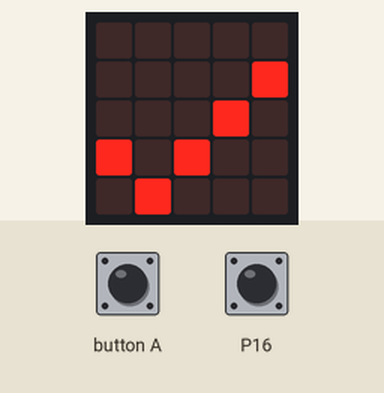
A program run on a simulated BBC micro:bit (MakeCode). Parts: the board's 5×5 LED display. The test bench sets the inputs (shaded band); at power-on: P16 LOW.

Above: at 1.8 s.
1.9 s: P16 pulled HIGH for 0.15 s
At 2.4 s:
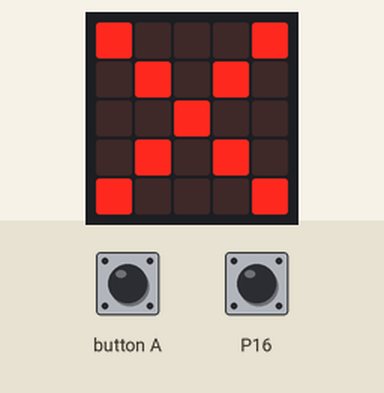
3.5 s: button A pressed for 0.15 s
At 4.2 s:
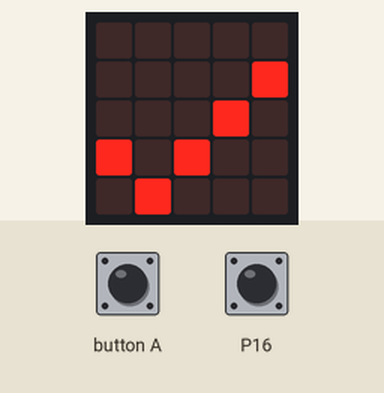
5.1 s: P16 pulled HIGH for 1 s
At 6.1 s:
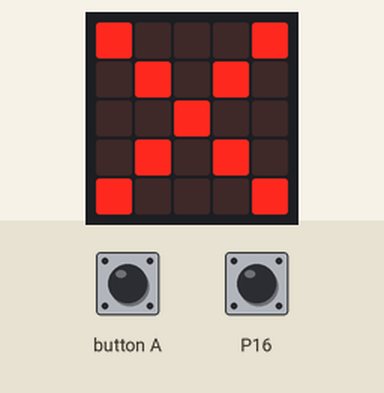
Timing chart, 0 to 8.1 s (numbered marks = the images above; inputs shaded):
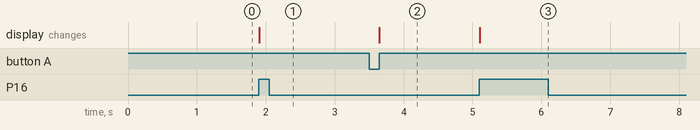

Measured:
- after the input at 1.9 s, the display: changes at once (image 1)
- after the input at 3.5 s, the display: changes after 0.15 s (image 2)
- after the input at 5.1 s, the display: changes at once (image 3)

The program:

main.ts
```typescript
input.onButtonPressed(Button.A, function () {
    etatactuel = 0
    basic.clearScreen()
    basic.showIcon(IconNames.Yes)
})
let etatactuel = 0
etatactuel = 0
let etatpasse = 0
basic.showIcon(IconNames.Yes)
basic.forever(function () {
    etatactuel = pins.digitalReadPin(DigitalPin.P16)
    if (etatactuel != etatpasse) {
        if (etatactuel == 1) {
            basic.showIcon(IconNames.No)
        }
    }
})
```

test.ts
```typescript
// les tests vont ici ; cela ne sera pas compilé si ce paquet est utilisé en tant qu'extension.
```
